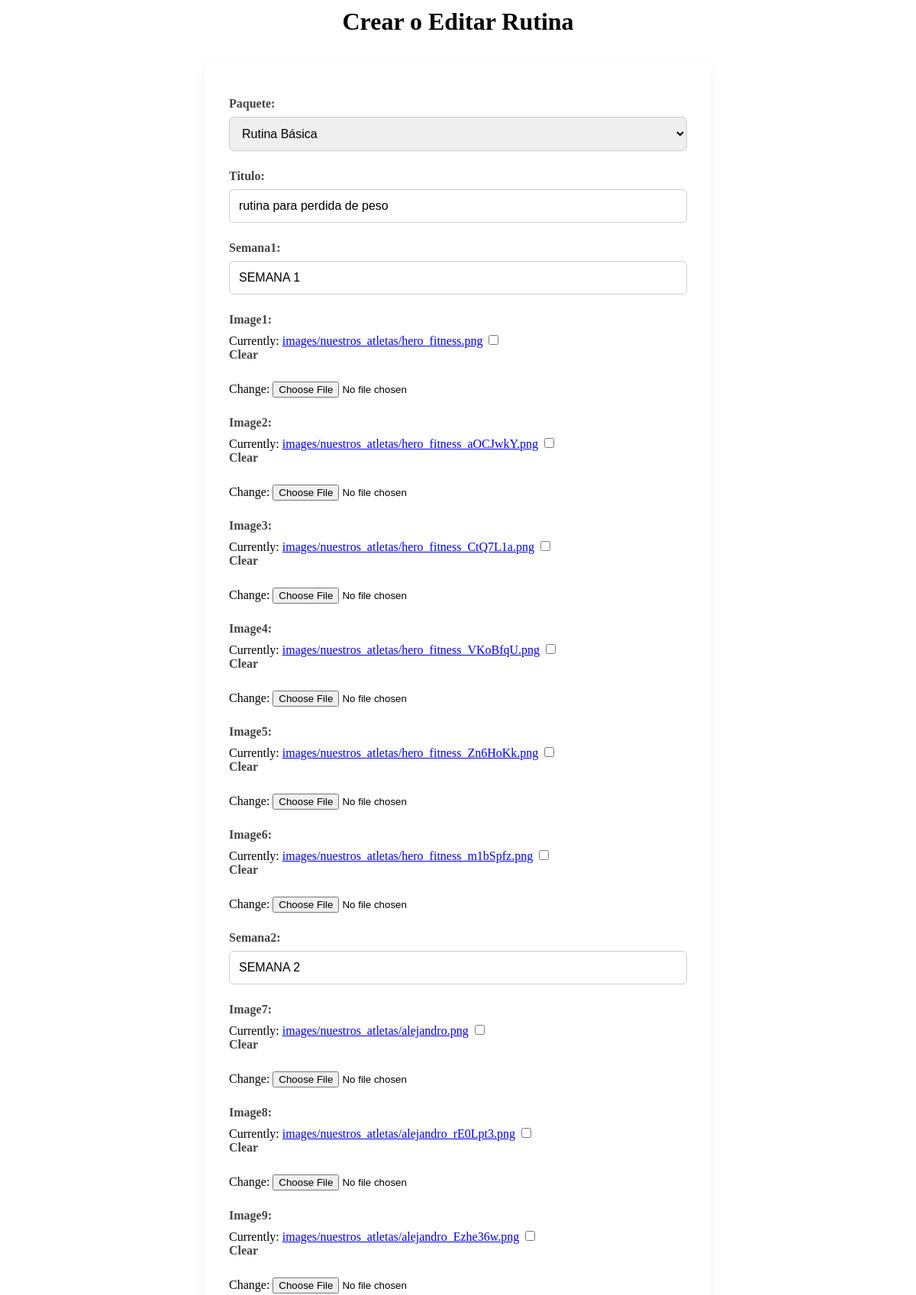
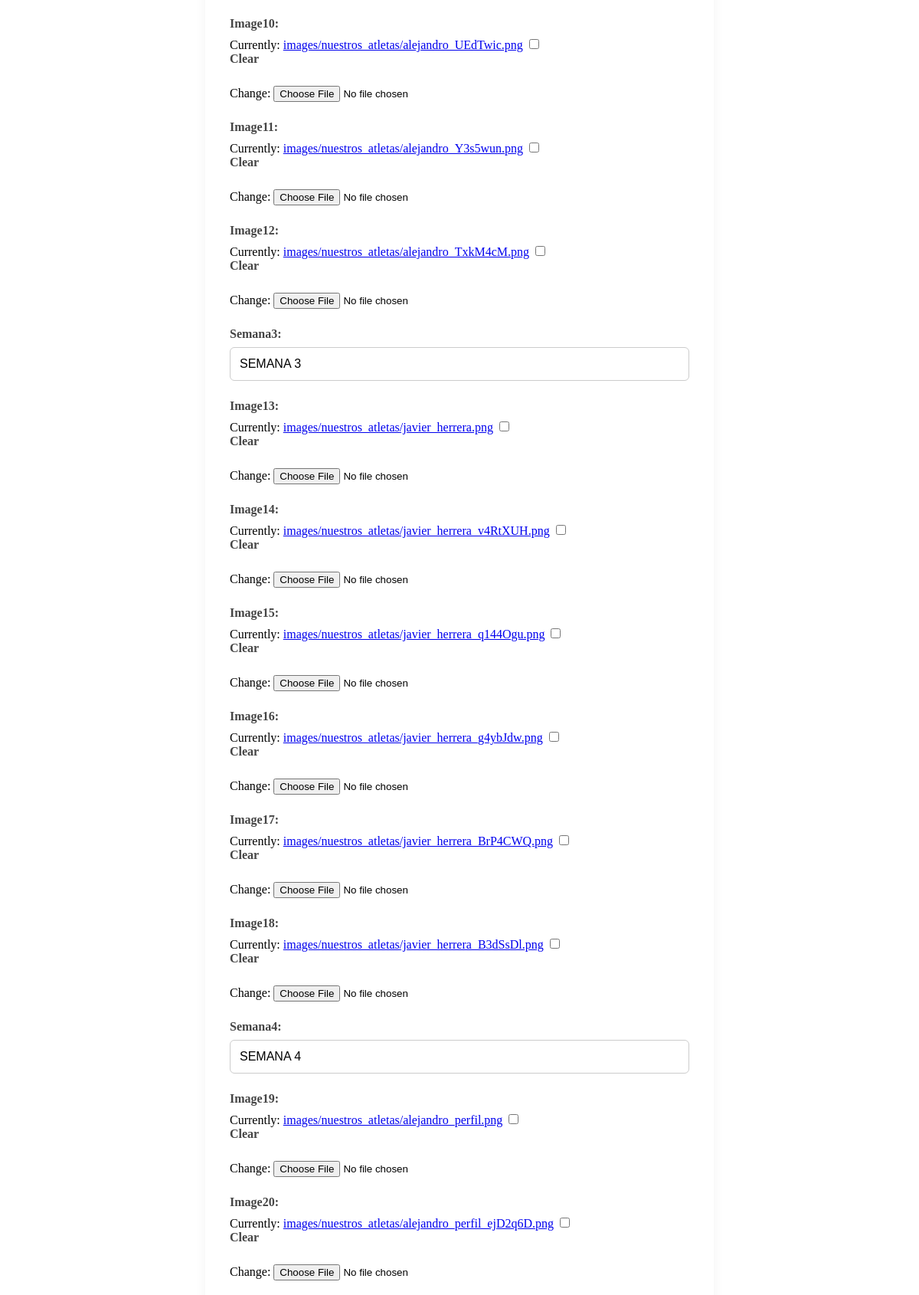
/rutina/1/editar/ (signed in, upper part), run on the app's committed database (2 pictures, top to bottom).
### fitapp/models.py (models this page shows, shortened)
class ContenidoRutina(models.Model):
    paquete = models.ForeignKey(Paquete, on_delete=models.CASCADE, related_name="rutinas", null=True, blank=True)
    titulo = models.CharField(max_length=255,null=True, blank=True)
    semana1=models.CharField(max_length=100, default="SEMANA 1")
    image1=models.ImageField(upload_to="images/nuestros_atletas",blank=True,null=True)
    image2=models.ImageField(upload_to="images/nuestros_atletas",blank=True,null=True)
    image3=models.ImageField(upload_to="images/nuestros_atletas",blank=True,null=True)
    image4=models.ImageField(upload_to="images/nuestros_atletas",blank=True,null=True)
    image5=models.ImageField(upload_to="images/nuestros_atletas",blank=True,null=True)
    image6=models.ImageField(upload_to="images/nuestros_atletas",blank=True,null=True)
    semana2=models.CharField(max_length=100,default="SEMANA 2")
    image7=models.ImageField(upload_to="images/nuestros_atletas",blank=True,null=True)
    image8=models.ImageField(upload_to="images/nuestros_atletas",blank=True,null=True)
    image9=models.ImageField(upload_to="images/nuestros_atletas",blank=True,null=True)
    image10=models.ImageField(upload_to="images/nuestros_atletas",blank=True,null=True)
    image11=models.ImageField(upload_to="images/nuestros_atletas",blank=True,null=True)
    image12=models.ImageField(upload_to="images/nuestros_atletas",blank=True,null=True)
    semana3=models.CharField(max_length=100,default="SEMANA 3")
    image13=models.ImageField(upload_to="images/nuestros_atletas",blank=True,null=True)
    image14=models.ImageField(upload_to="images/nuestros_atletas",blank=True,null=True)
    image15=models.ImageField(upload_to="images/nuestros_atletas",blank=True,null=True)
    image16=models.ImageField(upload_to="images/nuestros_atletas",blank=True,null=True)
    image17=models.ImageField(upload_to="images/nuestros_atletas",blank=True,null=True)
    image18=models.ImageField(upload_to="images/nuestros_atletas",blank=True,null=True)
    semana4=models.CharField(max_length=100,default="SEMANA 4")
    image19=models.ImageField(upload_to="images/nuestros_atletas",blank=True,null=True)
    image20=models.ImageField(upload_to="images/nuestros_atletas",blank=True,null=True)
    image21=models.ImageField(upload_to="images/nuestros_atletas",blank=True,null=True)
    image22=models.ImageField(upload_to="images/nuestros_atletas",blank=True,null=True)
    image23=models.ImageField(upload_to="images/nuestros_atletas",blank=True,null=True)
    image24=models.ImageField(upload_to="images/nuestros_atletas",blank=True,null=True)
    descripcion = CKEditor5Field('Contenido', config_name='default', default='')

### fitapp/views.py (the view)
# urls.py: path('rutina/<int:pk>/editar/', views.editar_rutina, name='editar_rutina'),
@staff_member_required
def editar_rutina(request, pk):
    rutina = get_object_or_404(ContenidoRutina, pk=pk)
    if request.method == "POST":
        form = ContenidoRutinaForm(request.POST, request.FILES, instance=rutina)
        if form.is_valid():
            form.save()
            return redirect('admin_dashboard')
    else:
        form = ContenidoRutinaForm(instance=rutina)
    return render(request, 'crear_rutina.html', {'form': form})

### fitapp/forms.py
class ContenidoRutinaForm(forms.ModelForm):
    descripcion = CKEditor5Field(config_name='default')
    class Meta:
        model = ContenidoRutina
        fields = '__all__'

### fitapp/models.py (called while the page is built)
    def __str__(self):
        return self.get_categoria_display()

### fitapp/templates/crear_rutina.html (shortened to what this page needs)
{%extends 'crear_dieta.html'%}
{%block content %}
<h1>Crear o Editar Rutina</h1>
<form method="POST" enctype="multipart/form-data">
  {{ form.as_p }}
</form>
{%endblock%}

### fitapp/static/css/estilos_forms.css (style rules this page uses)
form { background: #ffffff; padding: 2rem; margin-top: 2rem; border-radius: 10px; box-shadow: 0 4px 15px rgba(0, 0, 0, 0.05); max-width: 600px; margin-left: auto; margin-right: auto; }
h1 { width:100%; display:flex; margin:10px auto; justify-content: center; align-items: center; text-align: center; }
form p { margin-bottom: 1.5rem; }
form label { display: block; font-weight: 600; margin-bottom: 0.5rem; color: #444; }
form input[type="text"], form input[type="email"], form input[type="password"], form select, form textarea { width: 100%; padding: 0.75rem; font-size: 1rem; border: 1px solid #ccc; border-radius: 6px; box-sizing: border-box; transition: border-color 0.3s ease, box-shadow 0.3s ease; }

### data on the page
ContenidoRutina: paquete "Rutina Básica", titulo "rutina para perdida de peso", semana1 "SEMANA 1", semana2 "SEMANA 2", semana3 "SEMANA 3", semana4 "SEMANA 4"
